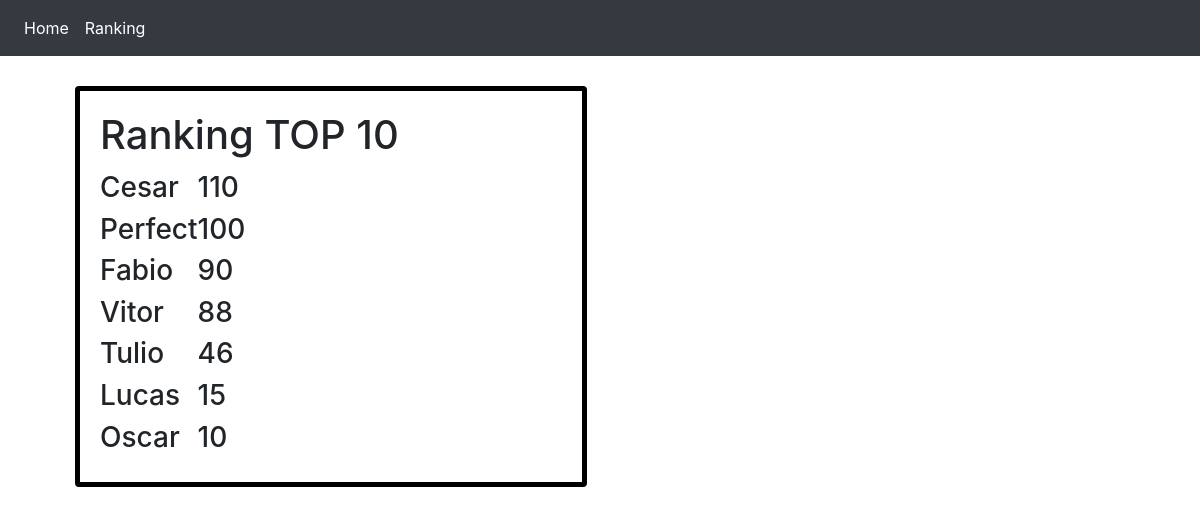
Before: /ranking with the older database file.
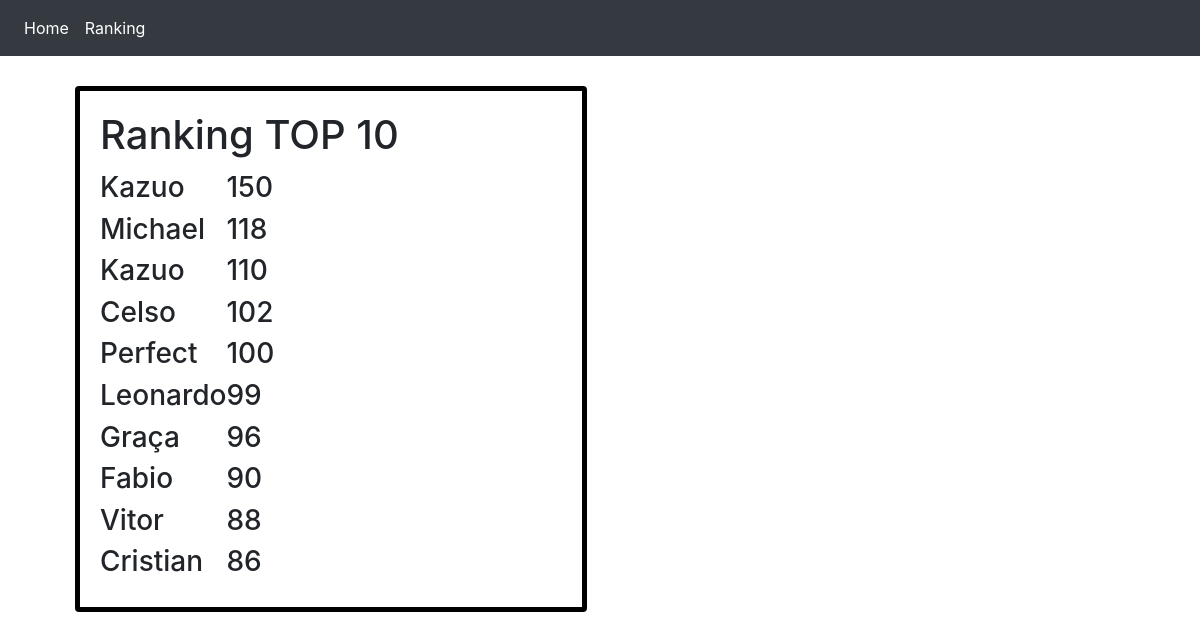
After: the same page with the newer database file.
### quiz/models.py (models this page shows, shortened)
class Ranking(models.Model):
    username = models.CharField(max_length=200)
    first = models.CharField(max_length=100)
    last = models.CharField(max_length=100)
    score = models.IntegerField(default=0)

### quiz/views.py (the view, shortened to what this page needs)
# urls.py: path("ranking", views.ranking, name="ranking"),
def ranking(request):
	ranking=Ranking.objects.all().order_by('-score')
	ranking=ranking[:10]
	return render(request, "quiz/ranking.html", {
		"ranking": ranking
	})

### quiz/templates/quiz/ranking.html (shortened to what this page needs)
{% extends 'quiz/header.html' %} {% block content %}
<div class="container">
  <div class="card-columns" style="padding: 10px; margin: 20px">
    <div
      class="card"
      align="centre "
      style="width: 32rem; border: 5px black solid"
    >
      <div class="card-body">
        <h1 class="card-title">Ranking TOP 10</h1>
        <table>
          {% for user in ranking %}
          <tr>
            <td><h3>{{ user.username }}</h3></td>
            <td><h3>{{ user.score }}</h3></td>
          </tr>
          {% endfor %}
        </table>
      </div>
    </div>
  </div>
</div>
{% endblock %}

### quiz/templates/quiz/header.html (shortened to what this page needs)
{% load static %}
<!DOCTYPE html>
<html>
    <head>
        <link rel="stylesheet" href="https://stackpath.bootstrapcdn.com/bootstrap/4.5.0/css/bootstrap.min.css">
        <link rel="stylesheet" href="{% static 'quiz/style.css' %}">
    </head>
    <body>
        {% include 'quiz/navbar.html' %}
        {% block content %}
        {% endblock %}
        <br>
    </body>
</html>

### quiz/templates/quiz/navbar.html (shortened to what this page needs)
{% load static %}
<nav class="navbar navbar-expand-lg navbar-dark bg-dark">
  <div class="collapse navbar-collapse" id="navbarNav">
    <ul class="navbar-nav">
      <li class="nav-item active">
        <a class="nav-link" href="{% url 'quiz:homepage' %}">Home</a>
      </li>
      <li class="nav-item active">
        <a class="nav-link" href="{% url 'quiz:ranking' %}">Ranking</a>
      </li>
    </ul>
  </div>
</nav>

### quiz/static/quiz/style.css (style rules this page uses)
* { margin: 0; padding: 0; box-sizing: border-box; }
body { width: 100%; height: 100vh; }
h3 { align-items:center; }

Changed rows visible on the page:
no longer on this page (row unchanged): Ranking: username "Tulio", score "46"
no longer on this page (row unchanged): Ranking: username "Lucas", score "15"
no longer on this page (row unchanged): Ranking: username "Oscar", score "10"
added Ranking: username "Kazuo", score "150"
added Ranking: username "Michael", score "118"
changed Ranking (number 3 of 10 on the later page): username "Cesar" → "Kazuo"
added Ranking: username "Celso", score "102"
added Ranking: username "Leonardo", score "99"
added Ranking: username "Graça", score "96"
added Ranking: username "Cristian", score "86"
